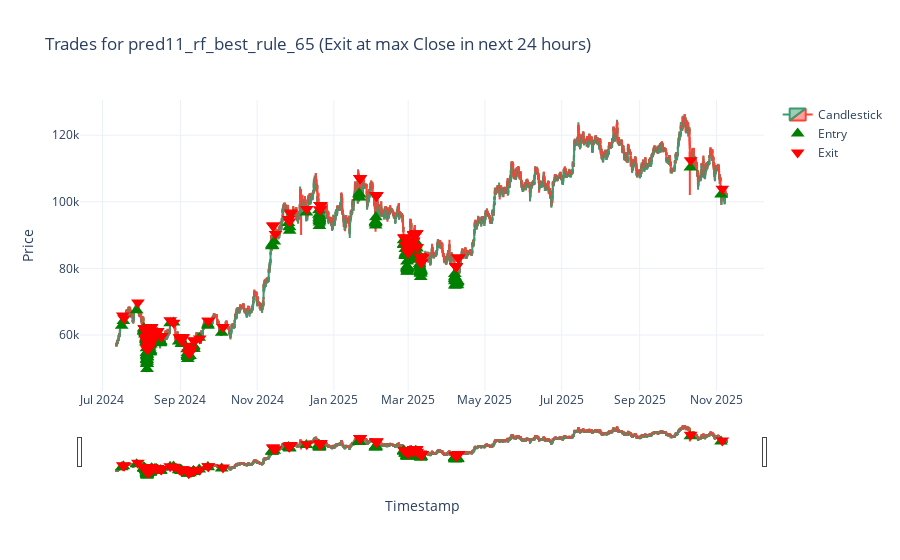

Notebook source saved alongside this figure:
### Code cell
test_df = new_df[(new_df["split"] == "test")&(new_df["Ticker_BTC"] == 1)]
plot_trades_on_candlestick(test_df, "pred11_rf_best_rule_65", "candlestick_trades_BTCtestOnly.html")

### Figure 1 — Plotly figure (JSON) as saved in the notebook; plotly's stock layout.template omitted (floating-point values rounded to 4 significant figures; data arrays with more than 128 entries replaced by an {"elided": "..."} marker saying what was removed)
{"data": [{"close": {"elided": "11635 float values"}, "high": {"elided": "11635 float values"}, "low": {"elided": "11635 float values"}, "name": "Candlestick", "open": {"elided": "11635 float values"}, "type": "candlestick", "x": {"elided": "11635 str values"}}, {"marker": {"color": "green", "size": 12, "symbol": "triangle-up"}, "mode": "markers", "name": "Entry", "type": "scatter", "x": {"elided": "213 str values"}, "y": {"elided": "213 float values"}}, {"marker": {"color": "red", "size": 12, "symbol": "triangle-down"}, "mode": "markers", "name": "Exit", "type": "scatter", "x": {"elided": "213 str values"}, "y": {"elided": "213 float values"}}], "layout": {"title": {"text": "Trades for pred11_rf_best_rule_65 (Exit at max Close in next 24 hours)"}, "xaxis": {"rangeslider": {"visible": true}, "title": {"text": "Timestamp"}, "type": "date"}, "yaxis": {"title": {"text": "Price"}}}}
